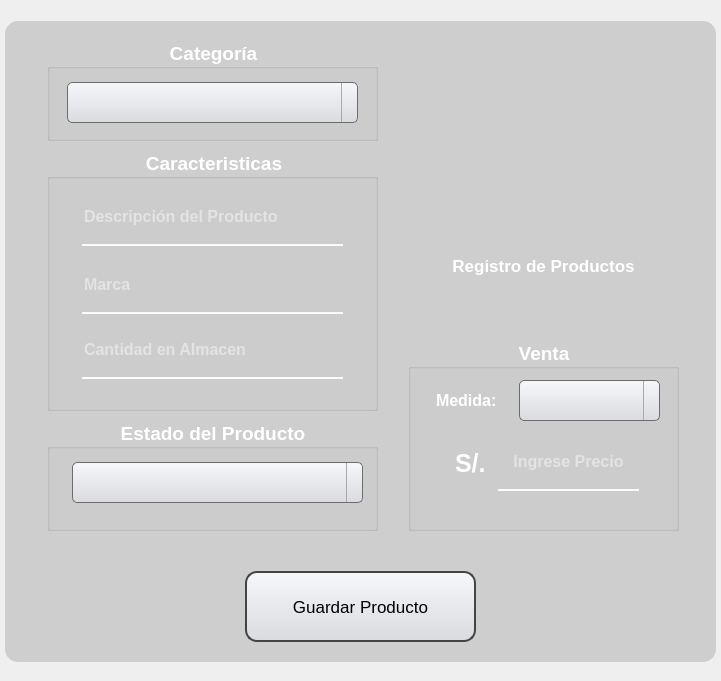
   <widget class="QWidget" name="wd_reg_produ" native="true">
    <property name="geometry">
     <rect>
      <x>5</x>
      <y>92</y>
      <width>721</width>
      <height>681</height>
     </rect>
    </property>
    <widget class="QLabel" name="label_4">
     <property name="geometry">
      <rect>
       <x>5</x>
       <y>21</y>
       <width>711</width>
       <height>641</height>
      </rect>
     </property>
     <property name="styleSheet">
      <string notr="true">background-color:rgba(0,0,0,35);
border-radius:13px</string>
     </property>
     <property name="text">
      <string/>
     </property>
    </widget>
    <widget class="QLabel" name="label_2">
     <property name="geometry">
      <rect>
       <x>483</x>
       <y>109</y>
       <width>121</width>
       <height>131</height>
      </rect>
     </property>
     <property name="text">
      <string/>
     </property>
     <property name="pixmap">
      <pixmap>../view_img/productos.jpg</pixmap>
     </property>
     <property name="scaledContents">
      <bool>true</bool>
     </property>
    </widget>
    <widget class="QPushButton" name="bt_guardar">
     <property name="geometry">
      <rect>
       <x>245</x>
       <y>571</y>
       <width>231</width>
       <height>71</height>
      </rect>
     </property>
     <property name="font">
      <font>
       <pointsize>13</pointsize>
       <weight>50</weight>
       <bold>false</bold>
       <underline>false</underline>
       <strikeout>false</strikeout>
      </font>
     </property>
     <property name="styleSheet">
      <string notr="true">QPushButton {
	color: black;
	 background: qlineargradient(x1:0, y1:0, x2:0, y2:1, stop:0 #f6f7fa, stop:1 #dadbde);
	border: 2px solid #444444;
    text-align: center; 
    text-decoration: none; 
    border-radius: 12px;
}

QPushButton:hover {
	background-color: rgb(0, 255, 0);
}

QPushButton:pressed {
	background-color: rgb(0, 217, 0);
}</string>
     </property>
     <property name="text">
      <string>Guardar Producto</string>
     </property>
    </widget>
    <widget class="QGroupBox" name="CB_2">
     <property name="geometry">
      <rect>
       <x>47</x>
       <y>40</y>
       <width>331</width>
       <height>101</height>
      </rect>
     </property>
     <property name="font">
      <font>
       <pointsize>14</pointsize>
       <weight>75</weight>
       <bold>true</bold>
      </font>
     </property>
     <property name="styleSheet">
      <string notr="true">QGroupBox{
color: white
}

QComboBox {
    color: black;
}</string>
     </property>
     <property name="title">
      <string>Categoría</string>
     </property>
     <property name="alignment">
      <set>Qt::AlignCenter</set>
     </property>
     <widget class="QComboBox" name="cb_cat_prod">
      <property name="geometry">
       <rect>
        <x>20</x>
        <y>42</y>
        <width>291</width>
        <height>41</height>
       </rect>
      </property>
      <property name="font">
       <font>
        <pointsize>10</pointsize>
        <weight>50</weight>
        <bold>false</bold>
       </font>
      </property>
      <property name="styleSheet">
       <string notr="true">QComboBox {
    background: qlineargradient(x1:0, y1:0, x2:0, y2:1, stop:0 #f6f7fa, stop:1 #dadbde);
    border: 1px solid #6c6c6c;
    border-radius: 5px;
    padding: 1px 18px 1px 3px;
    min-width: 6em;
}

QComboBox::drop-down {
    border-left-width: 1px;
    border-left-color: darkgray;
    border-left-style: solid;    
}
QComboBox::down-arrow {
	border-image: url(:/Imagenes/203484.png);
}

QComboBox::hover{
	background-color: rgb(241, 241, 241);
}</string>
      </property>
     </widget>
    </widget>
    <widget class="QGroupBox" name="CB_3">
     <property name="geometry">
      <rect>
       <x>47</x>
       <y>420</y>
       <width>331</width>
       <height>111</height>
      </rect>
     </property>
     <property name="font">
      <font>
       <pointsize>14</pointsize>
       <weight>75</weight>
       <bold>true</bold>
      </font>
     </property>
     <property name="styleSheet">
      <string notr="true">QGroupBox{
color: white
}

QComboBox {
    color: black;
}</string>
     </property>
     <property name="title">
      <string>Estado del Producto</string>
     </property>
     <property name="alignment">
      <set>Qt::AlignCenter</set>
     </property>
     <widget class="QComboBox" name="cb_state_prod">
      <property name="geometry">
       <rect>
        <x>25</x>
        <y>42</y>
        <width>291</width>
        <height>41</height>
       </rect>
      </property>
      <property name="font">
       <font>
        <pointsize>10</pointsize>
        <weight>50</weight>
        <bold>false</bold>
       </font>
      </property>
      <property name="styleSheet">
       <string notr="true">QComboBox {
    background: qlineargradient(x1:0, y1:0, x2:0, y2:1, stop:0 #f6f7fa, stop:1 #dadbde);
    border: 1px solid #6c6c6c;
    border-radius: 5px;
    padding: 1px 18px 1px 3px;
    min-width: 6em;
}

QComboBox::drop-down {
    border-left-width: 1px;
    border-left-color: darkgray;
    border-left-style: solid;    
}
QComboBox::down-arrow {
	border-image: url(:/Imagenes/203484.png);
}

QComboBox::hover{
	background-color: rgb(241, 241, 241);
}</string>
      </property>
     </widget>
    </widget>
    <widget class="QLabel" name="label_7">
     <property name="geometry">
      <rect>
       <x>423</x>
       <y>73</y>
       <width>241</width>
       <height>231</height>
      </rect>
     </property>
     <property name="styleSheet">
      <string notr="true">background-color: qlineargradient(spread:pad, x1:0, y1:0, x2:0, y2:00715909, stop:0 rgba(0, 0, 0, 20), stop:0.375 rgba(0, 0, 0, 50), stop:0.835227 rgba(0, 0, 0, 75));
border-radius: 20px;</string>
     </property>
     <property name="text">
      <string/>
     </property>
    </widget>
    <widget class="QLabel" name="label_6">
     <property name="geometry">
      <rect>
       <x>433</x>
       <y>225</y>
       <width>221</width>
       <height>81</height>
      </rect>
     </property>
     <property name="font">
      <font>
       <pointsize>13</pointsize>
       <weight>75</weight>
       <bold>true</bold>
      </font>
     </property>
     <property name="styleSheet">
      <string notr="true">color: white</string>
     </property>
     <property name="text">
      <string>Registro de Productos</string>
     </property>
     <property name="alignment">
      <set>Qt::AlignCenter</set>
     </property>
    </widget>
    <widget class="QGroupBox" name="CB_1">
     <property name="geometry">
      <rect>
       <x>47</x>
       <y>150</y>
       <width>331</width>
       <height>261</height>
      </rect>
     </property>
     <property name="font">
      <font>
       <pointsize>14</pointsize>
       <weight>75</weight>
       <bold>true</bold>
      </font>
     </property>
     <property name="styleSheet">
      <string notr="true">QGroupBox{
color: white
}

QComboBox {
    color: black;
}</string>
     </property>
     <property name="title">
      <string>Caracteristicas</string>
     </property>
     <property name="alignment">
      <set>Qt::AlignCenter</set>
     </property>
     <widget class="QLineEdit" name="le_descrip_prod">
      <property name="geometry">
       <rect>
        <x>35</x>
        <y>45</y>
        <width>261</width>
        <height>51</height>
       </rect>
      </property>
      <property name="font">
       <font>
        <pointsize>12</pointsize>
        <weight>75</weight>
        <bold>true</bold>
       </font>
      </property>
      <property name="styleSheet">
       <string notr="true">background-color:rgba(0, 0, 0, 0);
border:none;
border-bottom:2px solid rgba(0, 0);
color:rgba(255, 255, 255, 230);
padding-bottom:7px;</string>
      </property>
      <property name="text">
       <string/>
      </property>
      <property name="placeholderText">
       <string>Descripción del Producto</string>
      </property>
     </widget>
     <widget class="QLineEdit" name="le_marca_prod">
      <property name="geometry">
       <rect>
        <x>35</x>
        <y>113</y>
        <width>261</width>
        <height>51</height>
       </rect>
      </property>
      <property name="font">
       <font>
        <pointsize>12</pointsize>
        <weight>75</weight>
        <bold>true</bold>
       </font>
      </property>
      <property name="styleSheet">
       <string notr="true">background-color:rgba(0, 0, 0, 0);
border:none;
border-bottom:2px solid rgba(0, 0);
color:rgba(255, 255, 255, 230);
padding-bottom:7px;</string>
      </property>
      <property name="text">
       <string/>
      </property>
      <property name="placeholderText">
       <string>Marca</string>
      </property>
     </widget>
     <widget class="QLineEdit" name="le_stk">
      <property name="geometry">
       <rect>
        <x>35</x>
        <y>178</y>
        <width>261</width>
        <height>51</height>
       </rect>
      </property>
      <property name="font">
       <font>
        <pointsize>12</pointsize>
        <weight>75</weight>
        <bold>true</bold>
       </font>
      </property>
      <property name="styleSheet">
       <string notr="true">background-color:rgba(0, 0, 0, 0);
border:none;
border-bottom:2px solid rgba(0, 0);
color:rgba(255, 255, 255, 230);
padding-bottom:7px;</string>
      </property>
      <property name="text">
       <string/>
      </property>
      <property name="placeholderText">
       <string>Cantidad en Almacen</string>
      </property>
     </widget>
    </widget>
    <widget class="QLabel" name="label_5">
     <property name="geometry">
      <rect>
       <x>437</x>
       <y>90</y>
       <width>81</width>
       <height>81</height>
      </rect>
     </property>
     <property name="text">
      <string/>
     </property>
     <property name="pixmap">
      <pixmap>../view_img/metrologo.png</pixmap>
     </property>
     <property name="scaledContents">
      <bool>true</bool>
     </property>
    </widget>
    <widget class="QGroupBox" name="CB_4">
     <property name="geometry">
      <rect>
       <x>408</x>
       <y>340</y>
       <width>271</width>
       <height>191</height>
      </rect>
     </property>
     <property name="font">
      <font>
       <pointsize>14</pointsize>
       <weight>75</weight>
       <bold>true</bold>
      </font>
     </property>
     <property name="styleSheet">
      <string notr="true">QGroupBox{
color: white
}

QComboBox {
    color: black;
}</string>
     </property>
     <property name="title">
      <string>Venta</string>
     </property>
     <property name="alignment">
      <set>Qt::AlignCenter</set>
     </property>
     <widget class="QLabel" name="label_8">
      <property name="geometry">
       <rect>
        <x>28</x>
        <y>45</y>
        <width>81</width>
        <height>31</height>
       </rect>
      </property>
      <property name="font">
       <font>
        <pointsize>12</pointsize>
        <weight>75</weight>
        <bold>true</bold>
       </font>
      </property>
      <property name="styleSheet">
       <string notr="true">color: white</string>
      </property>
      <property name="text">
       <string>Medida:</string>
      </property>
     </widget>
     <widget class="QComboBox" name="cb_medida_prod">
      <property name="geometry">
       <rect>
        <x>111</x>
        <y>40</y>
        <width>141</width>
        <height>41</height>
       </rect>
      </property>
      <property name="font">
       <font>
        <pointsize>10</pointsize>
        <weight>50</weight>
        <bold>false</bold>
       </font>
      </property>
      <property name="styleSheet">
       <string notr="true">QComboBox {
    background: qlineargradient(x1:0, y1:0, x2:0, y2:1, stop:0 #f6f7fa, stop:1 #dadbde);
    border: 1px solid #6c6c6c;
    border-radius: 5px;
    padding: 1px 18px 1px 3px;
    min-width: 6em;
}

QComboBox::drop-down {
    border-left-width: 1px;
    border-left-color: darkgray;
    border-left-style: solid;    
}
QComboBox::down-arrow {
	border-image: url(:/Imagenes/203484.png);
}

QComboBox::hover{
	background-color: rgb(241, 241, 241);
}</string>
      </property>
     </widget>
     <widget class="QLineEdit" name="le_prec_prod">
      <property name="geometry">
       <rect>
        <x>90</x>
        <y>100</y>
        <width>141</width>
        <height>51</height>
       </rect>
      </property>
      <property name="font">
       <font>
        <pointsize>12</pointsize>
        <weight>75</weight>
        <bold>true</bold>
       </font>
      </property>
      <property name="styleSheet">
       <string notr="true">background-color:rgba(0, 0, 0, 0);
border:none;
border-bottom:2px solid rgba(0, 0);
color:rgba(255, 255, 255, 230);
padding-bottom:7px;</string>
      </property>
      <property name="text">
       <string/>
      </property>
      <property name="alignment">
       <set>Qt::AlignCenter</set>
      </property>
      <property name="placeholderText">
       <string>Ingrese Precio</string>
      </property>
     </widget>
     <widget class="QLabel" name="label_11">
      <property name="geometry">
       <rect>
        <x>47</x>
        <y>108</y>
        <width>41</width>
        <height>31</height>
       </rect>
      </property>
      <property name="font">
       <font>
        <pointsize>19</pointsize>
        <weight>75</weight>
        <bold>true</bold>
       </font>
      </property>
      <property name="styleSheet">
       <string notr="true">color: white</string>
      </property>
      <property name="text">
       <string>S/.</string>
      </property>
     </widget>
    </widget>
    <widget class="QLabel" name="warning_1">
     <property name="geometry">
      <rect>
       <x>15</x>
       <y>530</y>
       <width>691</width>
       <height>41</height>
      </rect>
     </property>
     <property name="font">
      <font>
       <pointsize>11</pointsize>
       <weight>75</weight>
       <bold>true</bold>
      </font>
     </property>
     <property name="styleSheet">
      <string notr="true">color: red</string>
     </property>
     <property name="text">
      <string/>
     </property>
     <property name="alignment">
      <set>Qt::AlignCenter</set>
     </property>
    </widget>
    <zorder>label_4</zorder>
    <zorder>bt_guardar</zorder>
    <zorder>CB_2</zorder>
    <zorder>CB_3</zorder>
    <zorder>label_7</zorder>
    <zorder>label_6</zorder>
    <zorder>CB_1</zorder>
    <zorder>CB_4</zorder>
    <zorder>label_2</zorder>
    <zorder>label_5</zorder>
    <zorder>warning_1</zorder>
   </widget>
